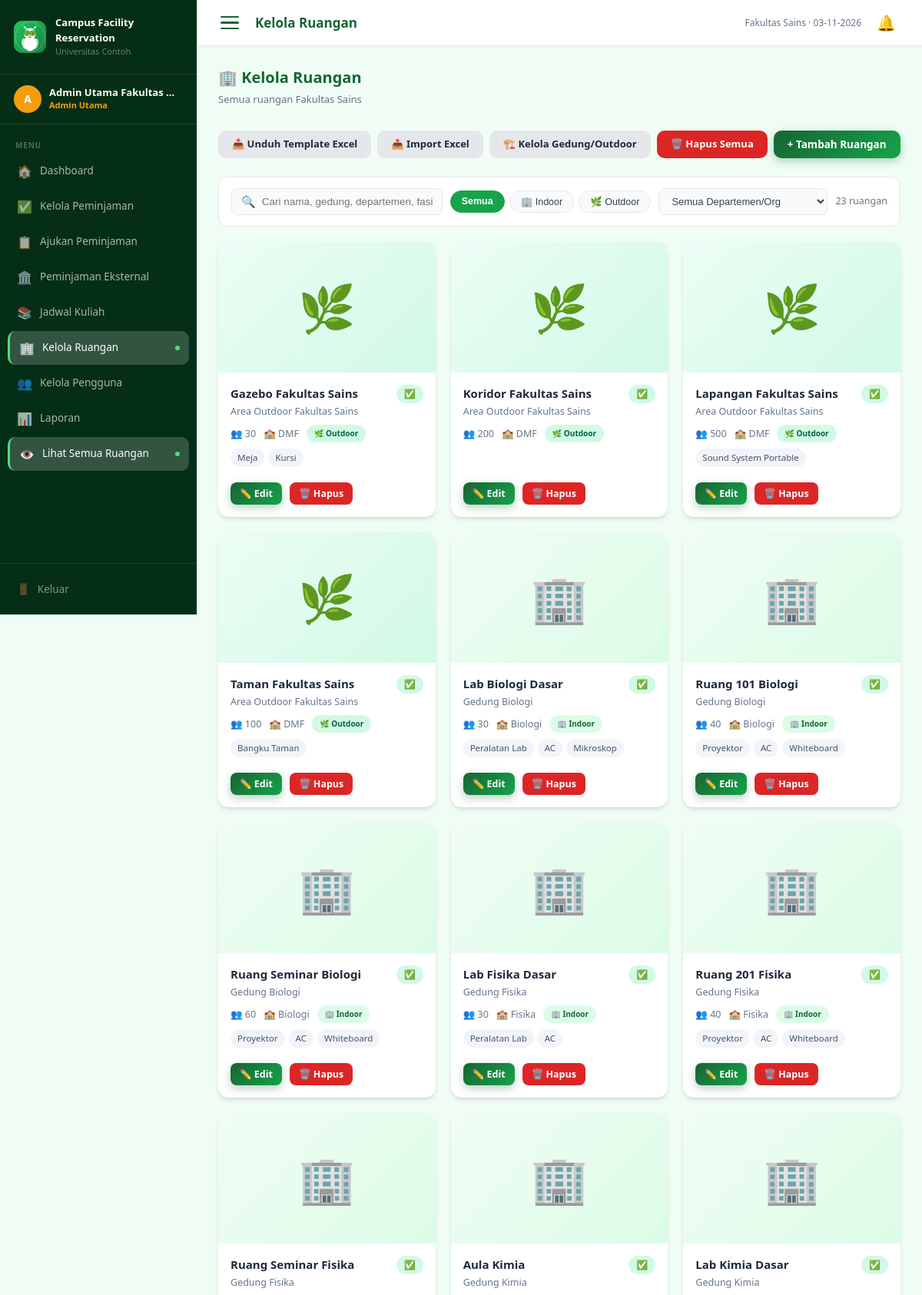
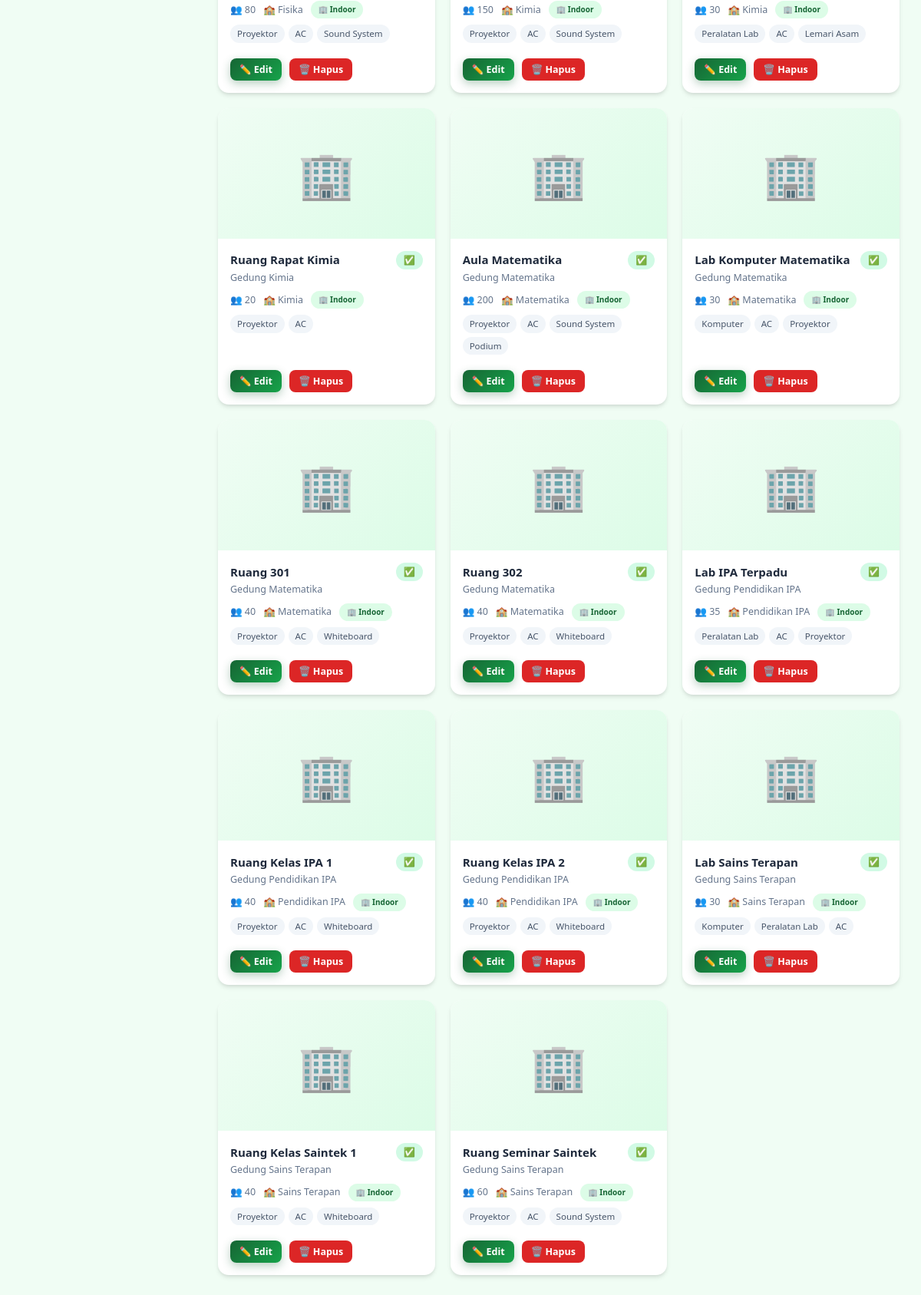
/admin/rooms.php (signed in), run on the app's committed database (2 pictures, top to bottom).
### tables this page shows
CREATE TABLE `ruangan` (
  `id`          INT(11)      NOT NULL AUTO_INCREMENT,
  `nama`        VARCHAR(100) NOT NULL,
  `gedung`      VARCHAR(100) NOT NULL,
  `departemen`  VARCHAR(50)  NOT NULL,
  `tipe`        ENUM('indoor','outdoor') NOT NULL DEFAULT 'indoor',
  `kapasitas`   INT(11)      NOT NULL DEFAULT 30,
  `fasilitas`   TEXT         DEFAULT NULL,
  `deskripsi`   TEXT         DEFAULT NULL,
  `foto`        VARCHAR(255) DEFAULT NULL,
  `tersedia`    TINYINT(1)   NOT NULL DEFAULT 1,
  `created_at`  TIMESTAMP    NULL DEFAULT CURRENT_TIMESTAMP,
  PRIMARY KEY (`id`)
);

### includes/config.php (called while the page is built, shortened)
<?php
function base_url(string $path = ''): string {
    static $base = null;
    if ($base === null) {
        $host = $_SERVER['SERVER_NAME'] ?? '';
        if ($host === 'localhost' || $host === '127.0.0.1') {
            $doc_root = str_replace('\\', '/', $_SERVER['DOCUMENT_ROOT']);
            $file_dir = str_replace('\\', '/', dirname($_SERVER['SCRIPT_FILENAME']));
            $rel      = str_replace($doc_root, '', $file_dir);
            $parts    = array_values(array_filter(explode('/', $rel)));
            $base     = !empty($parts) ? '/' . $parts[0] : '';
        } else {
            $base = '';
        }
    }
    $path = ltrim($path, '/');
    return $base . ($path ? '/' . $path : '');
}
function auth(): ?array {
    return $_SESSION['user'] ?? null;
}
function e(mixed $v): string {
    return htmlspecialchars((string)$v, ENT_QUOTES, 'UTF-8');
}

### admin/rooms.php (the view, shortened to what this page needs)
<?php
require_once __DIR__ . '/../includes/config.php';
$page_title = 'Kelola Ruangan';
$db = db();
$db->query("CREATE TABLE IF NOT EXISTS `gedung` (
    `id` INT AUTO_INCREMENT PRIMARY KEY,
    `nama` VARCHAR(150) NOT NULL,
    `tipe` ENUM('indoor','outdoor') NOT NULL DEFAULT 'indoor',
    `created_at` TIMESTAMP DEFAULT CURRENT_TIMESTAMP,
    UNIQUE KEY `uk_nama` (`nama`)
) ENGINE=InnoDB DEFAULT CHARSET=utf8mb4");
$where='1=1';
$rooms=$db->query("SELECT * FROM ruangan WHERE $where ORDER BY departemen,nama")->fetch_all(MYSQLI_ASSOC);
$dept_display = ['Admin Fakultas Sains'=>'Fakultas Sains', 'Area Outdoor Fakultas Sains'=>'DMF'];
require_once __DIR__ . '/../includes/header.php';
?>
<div class="d-flex align-center justify-between mb-4" style="flex-wrap:wrap;gap:10px">
  <div>
    <div class="section-title">🏢 Kelola Ruangan</div>
    <div class="section-sub"><?= $user['role']==='admin_utama'?'Semua ruangan Fakultas Sains':($user['role']==='admin_departemen'?'Departemen '.$user['departemen']:'Area Outdoor Fakultas Sains') ?></div>
  </div>
  <div style="display:flex;gap:8px;flex-wrap:wrap">
    <a href="<?= base_url('admin/template_rooms.php') ?>" class="btn btn-secondary" style="font-size:13px">
      📥 Unduh Template Excel
    </a>
    <button class="btn btn-secondary" style="font-size:13px"
            onclick="document.getElementById('modal-import').classList.add('show')">
      📤 Import Excel
    </button>
    <button class="btn btn-secondary" style="font-size:13px"
            onclick="document.getElementById('modal-gedung').classList.add('show')">
      🏗️ Kelola Gedung/Outdoor
    </button>
    <button class="btn btn-danger" style="font-size:13px"
            onclick="document.getElementById('delete-all-confirm-input').value='';checkDeleteAllInput();document.getElementById('modal-delete-all').classList.add('show')">
      🗑️ Hapus Semua
    </button>
    <button class="btn btn-primary" onclick="document.getElementById('modal-add').classList.add('show')">
      + Tambah Ruangan
    </button>
  </div>
</div>
<div style="background:#fff;border:1px solid #e5e7eb;border-radius:12px;padding:14px 16px;margin-bottom:20px;display:flex;flex-wrap:wrap;align-items:center;gap:10px">
  <div id="room-search-wrap" style="flex:1;min-width:220px;display:flex;align-items:center;gap:8px;background:#f9fafb;border:1.5px solid #e5e7eb;border-radius:8px;padding:0 12px;transition:border .2s,box-shadow .2s">
    <span style="color:#9ca3af;font-size:15px;flex-shrink:0">🔍</span>
    <input type="text" id="room-search"
           placeholder="Cari nama, gedung, departemen, fasilitas..."
           style="flex:1;border:none;background:transparent;padding:9px 0;font-size:13.5px;outline:none;color:#111827"
           autocomplete="off" oninput="filterRooms()">
  </div>
  <div style="display:flex;gap:6px;flex-shrink:0">
    <button class="rpill active" data-tipe="" onclick="setRoomTipe(this)">Semua</button>
    <button class="rpill" data-tipe="indoor" onclick="setRoomTipe(this)">🏢 Indoor</button>
    <button class="rpill" data-tipe="outdoor" onclick="setRoomTipe(this)">🌿 Outdoor</button>
  </div>
  <select id="room-dept-filter" onchange="filterRooms()"
          style="border:1.5px solid #e5e7eb;border-radius:8px;padding:8px 12px;font-size:13px;background:#f9fafb;color:#374151;cursor:pointer;outline:none;max-width:220px">
    <option value="">Semua Departemen/Org</option>
  </select>
  <span id="room-result-count" style="font-size:12.5px;color:#6b7280;white-space:nowrap;margin-left:auto;font-weight:500"></span>
</div>
<div class="room-grid">
<?php foreach($rooms as $r): ?>
<div class="room-card"
     data-nama="<?= strtolower(e($r['nama'])) ?>"
     data-gedung="<?= strtolower(e($r['gedung'])) ?>"
     data-dept="<?= strtolower(e($r['departemen'])) ?>"
     data-tipe="<?= e($r['tipe']) ?>"
     data-fas="<?= strtolower(e($r['fasilitas'])) ?>">
  <?php $fotoPath=UPLOAD_RUANGAN.$r['foto']; ?>
  <?php if($r['foto']&&file_exists($fotoPath)): ?>
    <img src="<?= base_url('uploads/ruangan/'.e($r['foto'])) ?>" alt="<?= e($r['nama']) ?>" style="width:100%;height:170px;object-fit:cover;display:block">
  <?php else: ?>
    <div class="room-card-img <?= $r['tipe']==='outdoor'?'outdoor-placeholder':'' ?>" style="height:170px"><?= $r['tipe']==='outdoor'?'🌿':'🏢' ?></div>
  <?php endif; ?>
  <div class="room-card-body">
    <div class="d-flex align-center justify-between">
      <div class="room-card-name"><?= e($r['nama']) ?></div>
      <span class="<?= $r['tersedia']?'room-status-available':'room-status-unavailable' ?>"><?= $r['tersedia']?'✅':'🔴' ?></span>
    </div>
    <div class="room-card-building"><?= e($r['gedung']) ?></div>
    <div class="room-card-meta"><span>👥 <?= $r['kapasitas'] ?></span><span>🏫 <?= e($dept_display[$r['departemen']] ?? $r['departemen']) ?></span><span class="badge <?= $r['tipe']==='outdoor'?'badge-outdoor':'badge-indoor' ?>" style="font-size:10px"><?= $r['tipe']==='outdoor'?'🌿 Outdoor':'🏢 Indoor' ?></span></div>
    <?php if($r['fasilitas']): ?><div class="room-card-facilities"><?php foreach(explode(',',$r['fasilitas']) as $f): ?><span class="facility-tag"><?= e(trim($f)) ?></span><?php endforeach; ?></div><?php endif; ?>
    <div class="d-flex gap-2 mt-3">
      <button class="btn btn-primary btn-sm" onclick="openEdit(<?= htmlspecialchars(json_encode($r),ENT_QUOTES) ?>)">✏️ Edit</button>
      <form method="post" style="display:inline" onsubmit="return confirm('Hapus ruangan ini?')">
        <button type="submit" class="btn btn-danger btn-sm">🗑️ Hapus</button>
      </form>
    </div>
  </div>
</div>
<?php endforeach; ?>
</div>
<?php require_once __DIR__.'/../includes/footer.php'; ?>

### includes/header.php (shortened to what this page needs)
<?php
$user = auth();
$role_colors = [
    'admin_utama'     => '#f59e0b',
    'admin_departemen'=> '#10b981',
    'admin_dmf'       => '#8b5cf6',
    'user'            => '#3b82f6',
];
$role_labels = [
    'admin_utama'     => 'Admin Utama',
    'admin_departemen'=> 'Admin ' . ($user['departemen'] ?? 'Departemen'),
    'admin_dmf'       => 'Admin DMF',
    'user'            => 'Mahasiswa',
];
$db = db();
$uid_h = (int)$user['id'];
$unread_count = (int)$db->query("SELECT COUNT(*) FROM notifikasi WHERE user_id=$uid_h AND dibaca=0")->fetch_row()[0];
$nav = [];
if ($user['role'] === 'user') {
    $nav = [
        ['icon'=>'🏠','label'=>'Dashboard',          'href'=>base_url('dashboard.php'),         'id'=>'dashboard'],
        ['icon'=>'🤖','label'=>'Rekomendasi Ruangan', 'href'=>base_url('user/rekomendasi.php'),  'id'=>'rekomendasi'],
        ['icon'=>'📋','label'=>'Ajukan Peminjaman',   'href'=>base_url('user/booking.php'),      'id'=>'booking'],
        ['icon'=>'📁','label'=>'Peminjaman Saya',     'href'=>base_url('user/my-bookings.php'),  'id'=>'my-bookings'],
        ['icon'=>'🏢','label'=>'Daftar Ruangan',      'href'=>base_url('user/rooms.php'),        'id'=>'rooms'],
    ];
} elseif ($user['role'] === 'admin_utama') {
    $nav = [
        ['icon'=>'🏠','label'=>'Dashboard',            'href'=>base_url('dashboard.php'),              'id'=>'dashboard'],
        ['icon'=>'✅','label'=>'Kelola Peminjaman',     'href'=>base_url('admin/bookings.php'),         'id'=>'bookings'],
        ['icon'=>'📋','label'=>'Ajukan Peminjaman',     'href'=>base_url('admin/ajukan.php'),           'id'=>'ajukan'],
        ['icon'=>'🏛️','label'=>'Peminjaman Eksternal', 'href'=>base_url('admin/ext_bookings.php'),     'id'=>'ext_bookings'],
        ['icon'=>'📚','label'=>'Jadwal Kuliah',         'href'=>base_url('admin/class_schedule.php'),   'id'=>'class_schedule'],
        ['icon'=>'🏢','label'=>'Kelola Ruangan',        'href'=>base_url('admin/rooms.php'),            'id'=>'rooms'],
        ['icon'=>'👥','label'=>'Kelola Pengguna',       'href'=>base_url('admin/users.php'),            'id'=>'users'],
        ['icon'=>'📊','label'=>'Laporan',               'href'=>base_url('admin/reports.php'),          'id'=>'reports'],
        ['icon'=>'👁️','label'=>'Lihat Semua Ruangan',  'href'=>base_url('user/rooms.php'),             'id'=>'view-rooms'],
    ];
}
?>
<!DOCTYPE html>
<html lang="id">
<head>
<link rel="stylesheet" href="<?= base_url('assets/css/style.css') ?>?v=<?= @filemtime(__DIR__.'/../assets/css/style.css') ?: '1' ?>">
</head>
<body>
<div class="layout">
<aside class="sidebar" id="sidebar">
  <div class="sidebar-logo">
    <div class="sidebar-logo-icon" style="background:linear-gradient(135deg,#22c55e,#15803d);border-radius:11px">
    </div>
    <div class="sidebar-logo-text">
      <div class="sidebar-logo-title">Campus Facility Reservation</div>
      <div class="sidebar-logo-sub">Universitas Contoh</div>
    </div>
  </div>
  <div class="sidebar-user">
    <div class="sidebar-avatar" style="background:<?= $role_colors[$user['role']] ?>">
      <?= strtoupper(mb_substr($user['nama'], 0, 1)) ?>
    </div>
    <div class="sidebar-user-info">
      <div class="name"><?= e(mb_strimwidth($user['nama'], 0, 22, '…')) ?></div>
      <div class="role" style="color:<?= $role_colors[$user['role']] ?>"><?= $role_labels[$user['role']] ?></div>
    </div>
  </div>
  <nav class="sidebar-nav">
    <div class="sidebar-section-label">Menu</div>
    <?php foreach ($nav as $item):
      $active = (basename($item['href']) === basename($_SERVER['PHP_SELF'])) ? 'active' : '';
    ?>
    <a href="<?= $item['href'] ?>" class="nav-item <?= $active ?>">
      <span class="nav-icon"><?= $item['icon'] ?></span>
      <span><?= $item['label'] ?></span>
      <?php if ($active): ?><span class="dot"></span><?php endif; ?>
    </a>
    <?php endforeach; ?>
  </nav>
  <div class="sidebar-footer">
    <form method="post" action="<?= base_url('logout.php') ?>">
      <button type="submit" class="btn-logout">
        <span>🚪</span><span>Keluar</span>
      </button>
    </form>
  </div>
</aside>
<div class="main-content">
<div class="topbar">
  <button class="sidebar-toggle" id="sidebar-toggle" onclick="toggleSidebar()" aria-label="Buka menu" aria-controls="sidebar"><span></span><span></span><span></span></button>
  <div class="topbar-title"><?= e($page_title ?? 'Dashboard') ?></div>
  <div style="display:flex;align-items:center;gap:14px">
    <div class="topbar-breadcrumb" style="margin:0">Fakultas Sains &middot; <?= date('d-m-Y') ?></div>
    <div class="notif-wrap" id="notif-wrap">
      <button class="notif-bell" onclick="toggleNotif(event)" title="Notifikasi">
        🔔<?php if ($unread_count > 0): ?><span class="notif-badge"><?= $unread_count > 99 ? '99+' : $unread_count ?></span><?php endif; ?>
      </button>
    </div>
  </div>
</div>
<div class="page-body">

### includes/footer.php (shortened to what this page needs)
</div>
</div>
</div>
</body>
</html>

### includes/header.php (style rules this page uses)
.notif-wrap { position:relative;display:inline-flex;align-items:center }
.notif-bell { background:none;border:none;cursor:pointer;font-size:20px;padding:4px 6px;border-radius:8px;position:relative;line-height:1;transition:background .15s }

### admin/rooms.php (style rules this page uses)
.rpill { padding:6px 14px;border-radius:20px;border:1.5px solid #e5e7eb;background:#f9fafb;font-size:12.5px;cursor:pointer;color:#374151;transition:all .15s;white-space:nowrap }
.rpill.active { background:#16a34a;border-color:#16a34a;color:#fff;font-weight:600 }
.room-grid .room-card { display:flex;flex-direction:column }
.room-grid .room-card .room-card-body { flex:1;display:flex;flex-direction:column }
.room-grid .room-card .room-card-body .d-flex.gap-2.mt-3 { margin-top:auto;padding-top:10px }

### data on the page
ruangan: nama "Gazebo Fakultas Sains", gedung "Area Outdoor Fakultas Sains", kapasitas "30", departemen "DMF", tipe "🌿 Outdoor", fasilitas "Meja", fasilitas "Kursi"
ruangan: nama "Koridor Fakultas Sains", gedung "Area Outdoor Fakultas Sains", kapasitas "200", departemen "DMF", tipe "🌿 Outdoor"
ruangan: nama "Lapangan Fakultas Sains", gedung "Area Outdoor Fakultas Sains", kapasitas "500", departemen "DMF", tipe "🌿 Outdoor", fasilitas "Sound System Portable"
ruangan: nama "Taman Fakultas Sains", gedung "Area Outdoor Fakultas Sains", kapasitas "100", departemen "DMF", tipe "🌿 Outdoor", fasilitas "Bangku Taman"
ruangan: nama "Lab Biologi Dasar", gedung "Gedung Biologi", kapasitas "30", departemen "Biologi", tipe "🏢 Indoor", fasilitas "Peralatan Lab", fasilitas "AC", fasilitas "Mikroskop"
ruangan: nama "Ruang 101 Biologi", gedung "Gedung Biologi", kapasitas "40", departemen "Biologi", tipe "🏢 Indoor", fasilitas "Proyektor", fasilitas "AC", fasilitas "Whiteboard"
ruangan: nama "Ruang Seminar Biologi", gedung "Gedung Biologi", kapasitas "60", departemen "Biologi", tipe "🏢 Indoor", fasilitas "Proyektor", fasilitas "AC", fasilitas "Whiteboard"
ruangan: nama "Lab Fisika Dasar", gedung "Gedung Fisika", kapasitas "30", departemen "Fisika", tipe "🏢 Indoor", fasilitas "Peralatan Lab", fasilitas "AC"
ruangan: nama "Ruang 201 Fisika", gedung "Gedung Fisika", kapasitas "40", departemen "Fisika", tipe "🏢 Indoor", fasilitas "Proyektor", fasilitas "AC", fasilitas "Whiteboard"
ruangan: nama "Ruang Seminar Fisika", gedung "Gedung Fisika", kapasitas "80", departemen "Fisika", tipe "🏢 Indoor", fasilitas "Proyektor", fasilitas "AC", fasilitas "Sound System"
ruangan: nama "Aula Kimia", gedung "Gedung Kimia", kapasitas "150", departemen "Kimia", tipe "🏢 Indoor", fasilitas "Proyektor", fasilitas "AC", fasilitas "Sound System"
ruangan: nama "Lab Kimia Dasar", gedung "Gedung Kimia", kapasitas "30", departemen "Kimia", tipe "🏢 Indoor", fasilitas "Peralatan Lab", fasilitas "AC", fasilitas "Lemari Asam"
ruangan: nama "Ruang Rapat Kimia", gedung "Gedung Kimia", kapasitas "20", departemen "Kimia", tipe "🏢 Indoor", fasilitas "Proyektor", fasilitas "AC"
ruangan: nama "Aula Matematika", gedung "Gedung Matematika", kapasitas "200", departemen "Matematika", tipe "🏢 Indoor", fasilitas "Proyektor", fasilitas "AC", fasilitas "Sound System", fasilitas "Podium"
ruangan: nama "Lab Komputer Matematika", gedung "Gedung Matematika", kapasitas "30", departemen "Matematika", tipe "🏢 Indoor", fasilitas "Komputer", fasilitas "AC", fasilitas "Proyektor"
ruangan: nama "Ruang 301", gedung "Gedung Matematika", kapasitas "40", departemen "Matematika", tipe "🏢 Indoor", fasilitas "Proyektor", fasilitas "AC", fasilitas "Whiteboard"
ruangan: nama "Ruang 302", gedung "Gedung Matematika", kapasitas "40", departemen "Matematika", tipe "🏢 Indoor", fasilitas "Proyektor", fasilitas "AC", fasilitas "Whiteboard"
ruangan: nama "Lab IPA Terpadu", gedung "Gedung Pendidikan IPA", kapasitas "35", departemen "Pendidikan IPA", tipe "🏢 Indoor", fasilitas "Peralatan Lab", fasilitas "AC", fasilitas "Proyektor"
ruangan: nama "Ruang Kelas IPA 1", gedung "Gedung Pendidikan IPA", kapasitas "40", departemen "Pendidikan IPA", tipe "🏢 Indoor", fasilitas "Proyektor", fasilitas "AC", fasilitas "Whiteboard"
ruangan: nama "Ruang Kelas IPA 2", gedung "Gedung Pendidikan IPA", kapasitas "40", departemen "Pendidikan IPA", tipe "🏢 Indoor", fasilitas "Proyektor", fasilitas "AC", fasilitas "Whiteboard"
ruangan: nama "Lab Sains Terapan", gedung "Gedung Sains Terapan", kapasitas "30", departemen "Sains Terapan", tipe "🏢 Indoor", fasilitas "Komputer", fasilitas "Peralatan Lab", fasilitas "AC"
ruangan: nama "Ruang Kelas Saintek 1", gedung "Gedung Sains Terapan", kapasitas "40", departemen "Sains Terapan", tipe "🏢 Indoor", fasilitas "Proyektor", fasilitas "AC", fasilitas "Whiteboard"
ruangan: nama "Ruang Seminar Saintek", gedung "Gedung Sains Terapan", kapasitas "60", departemen "Sains Terapan", tipe "🏢 Indoor", fasilitas "Proyektor", fasilitas "AC", fasilitas "Sound System"

### other printed values
mb_substr($user['nama'], 0, 1) "A"
mb_strimwidth($user['nama'], 0, 22, '…') "Admin Utama Fakultas …"
$role_labels[$user['role']] "Admin Utama"
$item['icon'] "🏠"
$item['label'] "Dashboard"
$item['icon'] "✅"
$item['label'] "Kelola Peminjaman"
$item['icon'] "📋"
$item['label'] "Ajukan Peminjaman"
$item['icon'] "🏛️"
$item['label'] "Peminjaman Eksternal"
$item['icon'] "📚"
$item['label'] "Jadwal Kuliah"
$item['icon'] "🏢"
$item['label'] "Kelola Ruangan"
